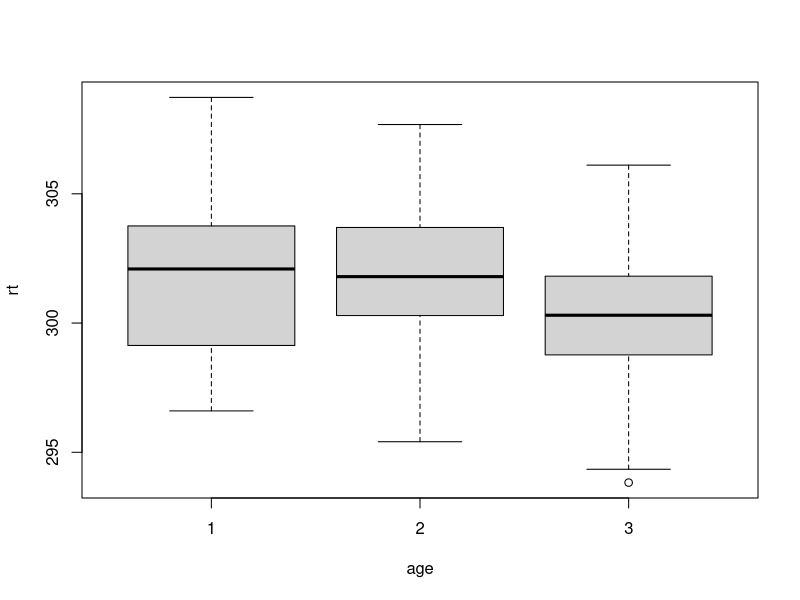
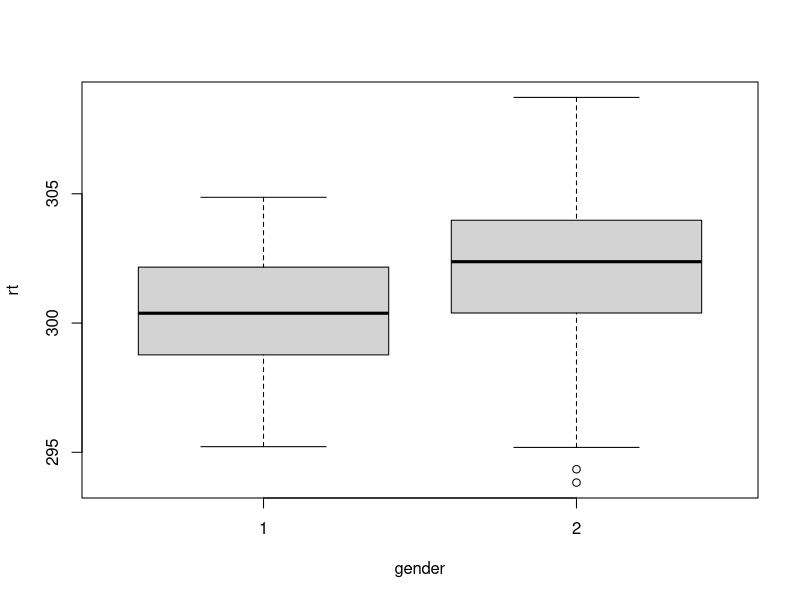
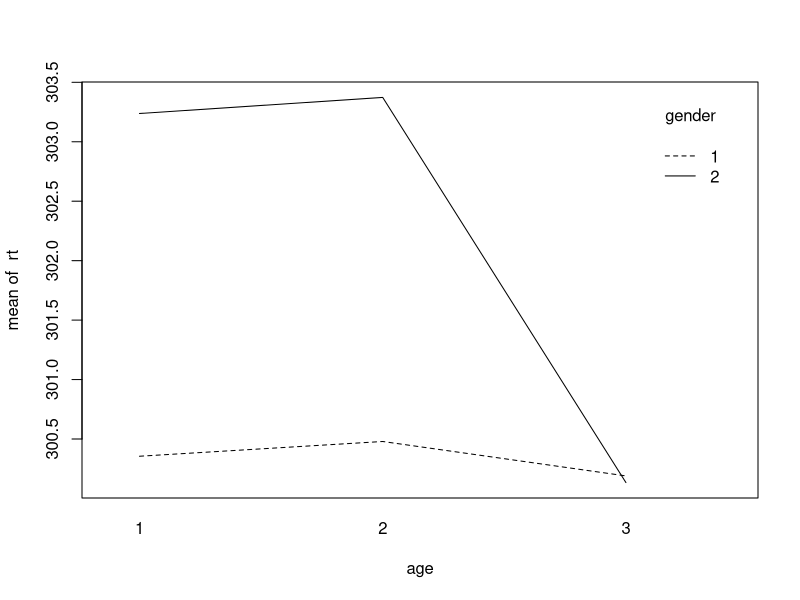

Reproduce these figures in R, in order. (Note: this script raises an error after producing the figures.)
data = read.table("anova_assignment_data.txt")
names(data) = c("subjects", "age", "gender", "rt")

rt = data$rt
age = factor(data$age)
gender = factor(data$gender)
model = aov(rt~age + gender + age*gender)
summary(model)


#Effects of age
plot(rt~age)

#Effects of gender
plot(rt~gender)

#Interaction
interaction.plot(age, gender, rt)

#Testing homogenity of variance
libray('car')
leveneTest(rt, age)
leveneTest(rt, gender)
leveneTest(rt, interaction(age, gender))

#Testing normality
shapiro.test(rt[age == 1])
shapiro.test(rt[age == 2])
shapiro.test(rt[age == 3])
shapiro.test(rt[gender == 1])
shapiro.test(rt[gender == 2])

#Young (group 3) appear to have reaction times that are faster
#Than the other two age groups
#Females have faster reaction times than males

TukeyHSD(model)

#Can also run an independent samples t-test at each level of age to see where the difference lies
age1 = subset(data, age == 1)
t.test(age1$rt~age1$gender)
age2 = subset(data, age == 2)
t.test(age2$rt~age2$gender)
age3 = subset(data, age == 3)
t.test(age3$rt~age3$gender)

#Alternative split data into gender
gender1 = subset(data, gender == 1)
model1 = aov(gender1$rt~factor(gender1$age))
summary(model1)

gender2 = subset(data,gender == 2)
model2 = aov(gender2$rt~factor(gender2$age))
summary(model2)
TukeyHSD(model2)
